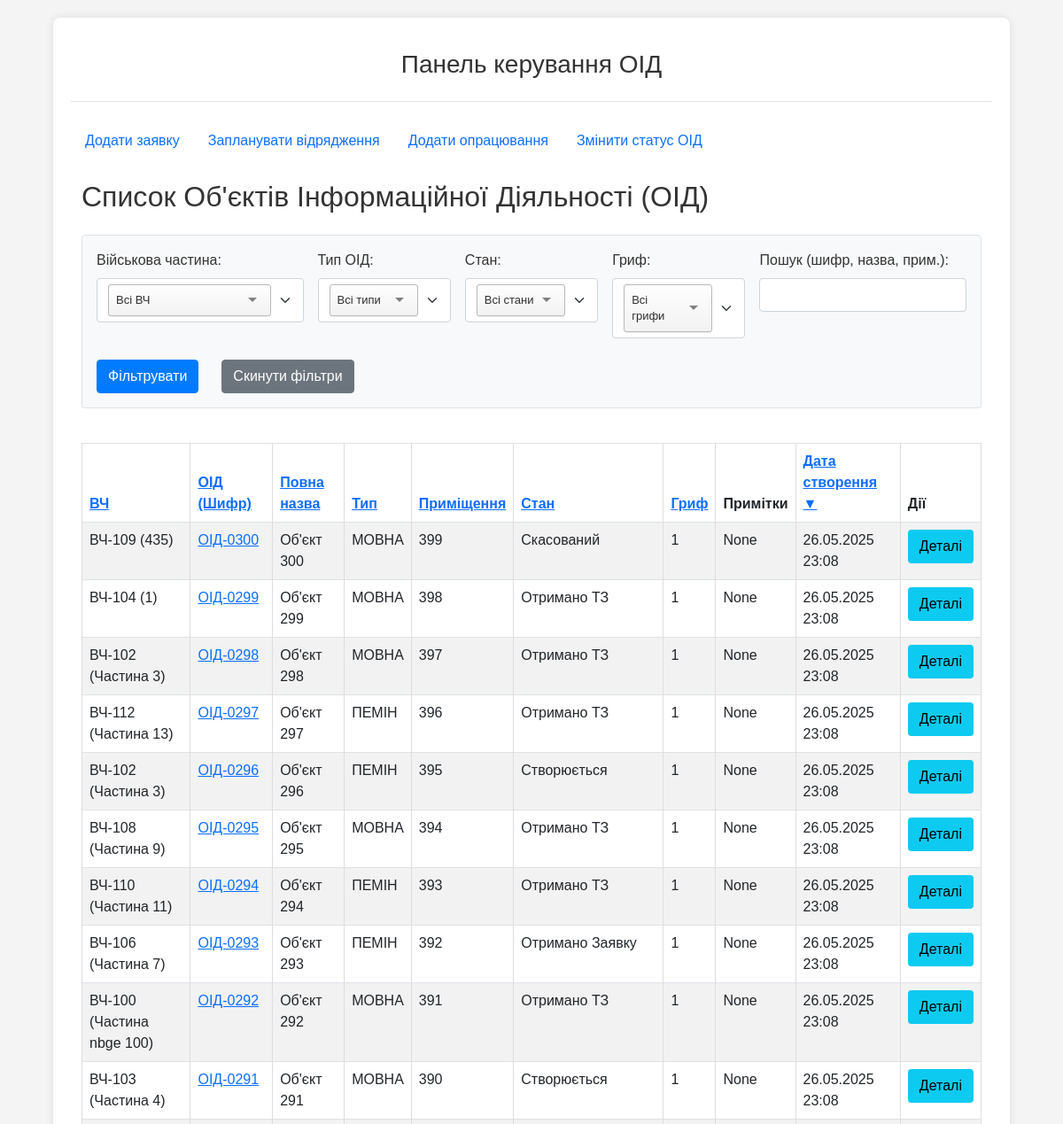
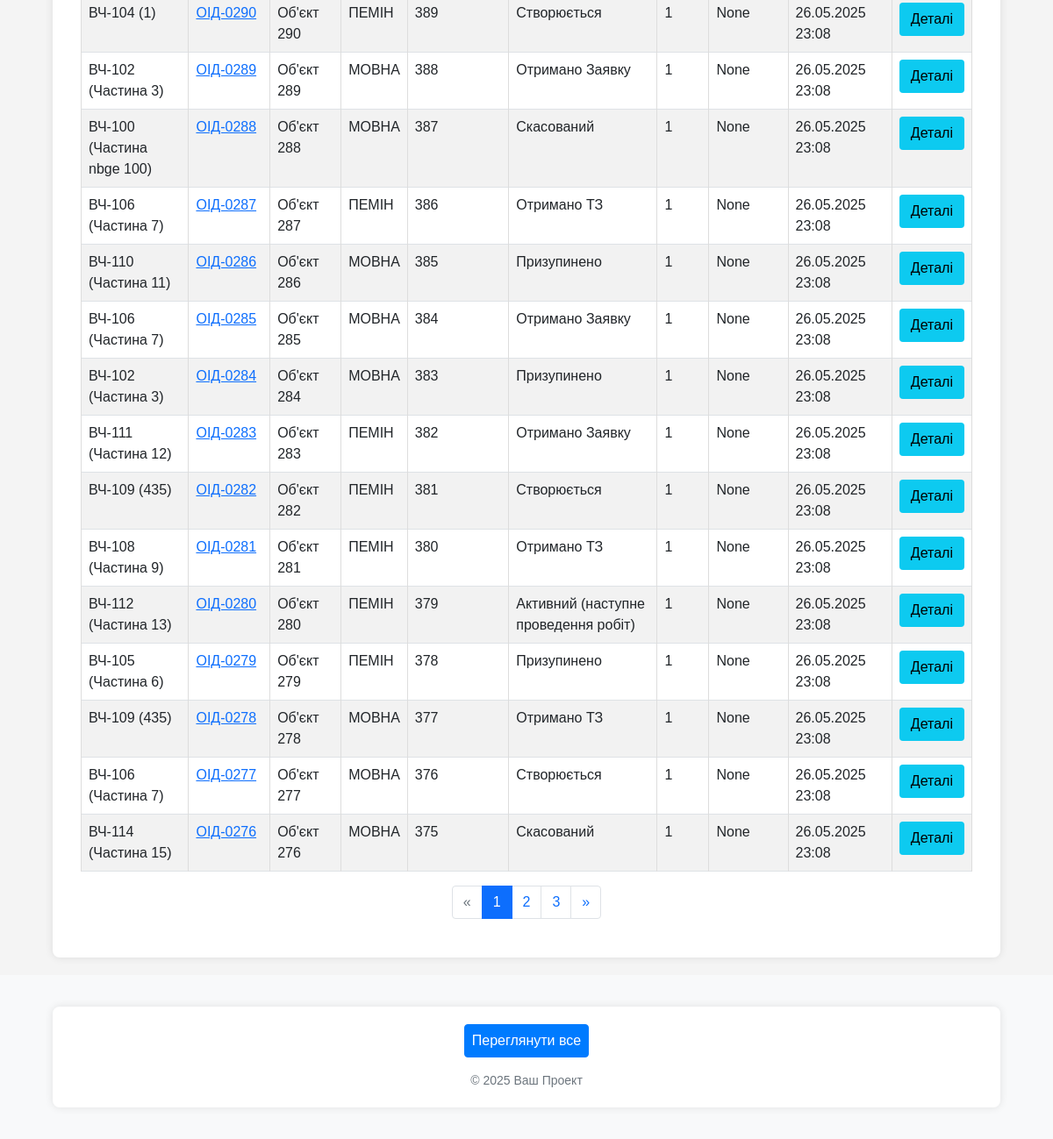
The app's page /oids/oids-list/, older data (2 pictures, top to bottom).
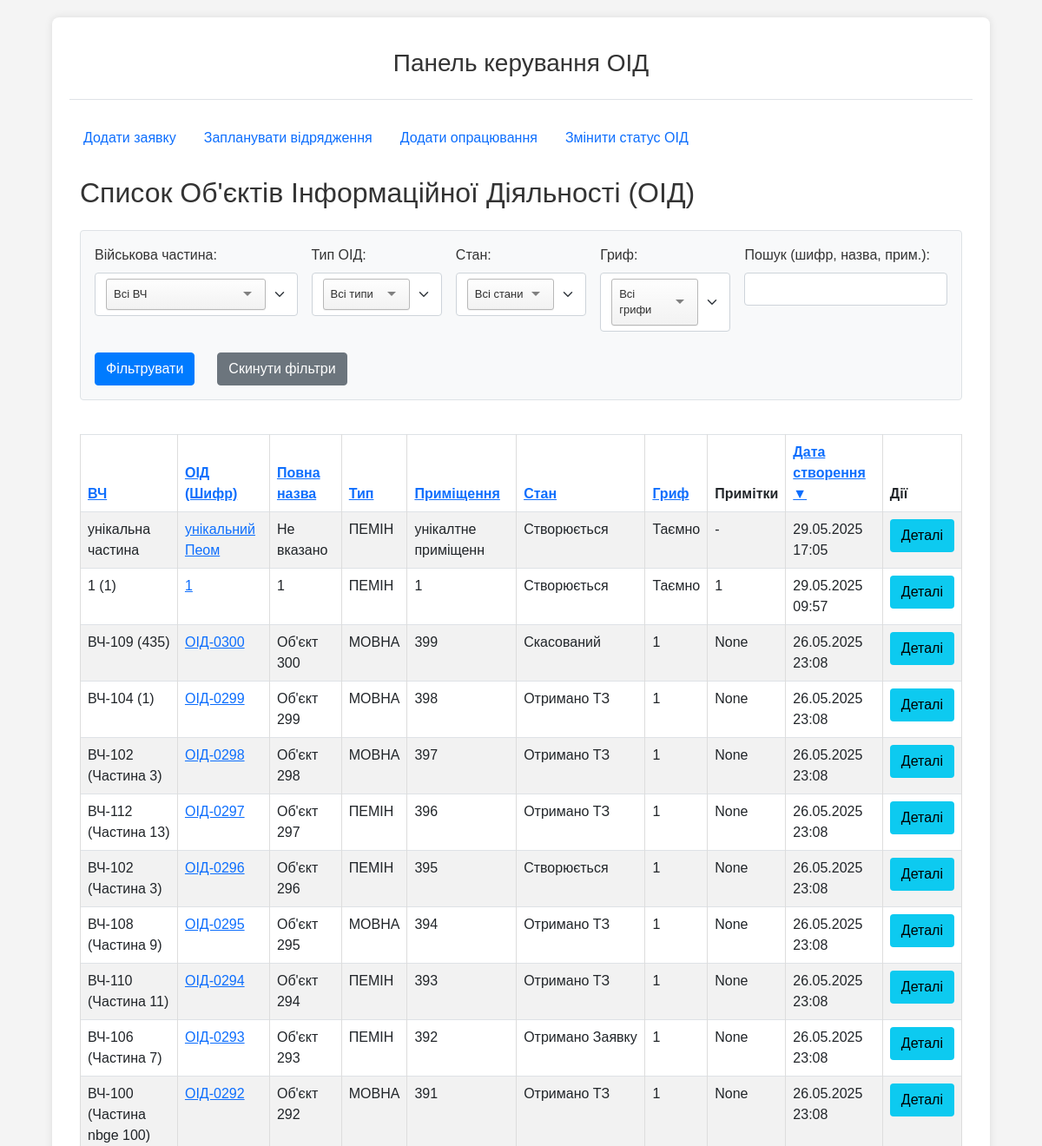
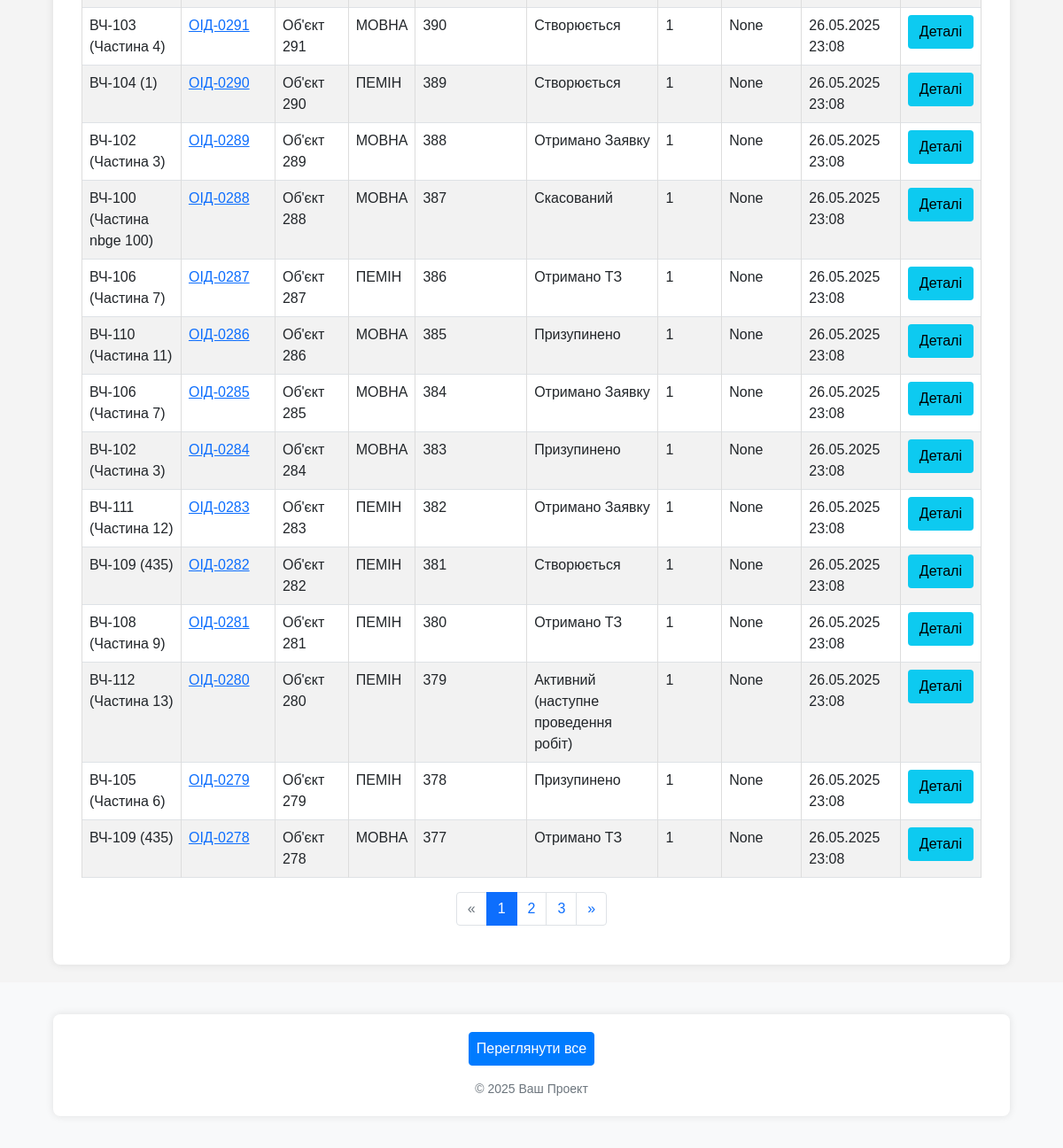
The same page, newer data (2 pictures, top to bottom).
### oids/models.py (models this page shows, shortened)
class OID(models.Model):
    unit = models.ForeignKey(
        Unit,
        on_delete=models.CASCADE,
        verbose_name="Військова частина",
        related_name='oids' # Дозволить отримати всі ОІД для частини: `unit_instance.oids.all()`
    )
    oid_type = models.CharField(max_length=10, choices=OIDTypeChoices.choices, verbose_name="Тип ОІД")
    cipher = models.CharField(max_length=100, verbose_name="Шифр ОІД", unique=True) # Додав шифр, як вказано в описі
    sec_level = models.CharField(max_length=15, choices=SecLevelChoices.choices, verbose_name="Гриф")
    full_name = models.CharField(max_length=255, verbose_name="Повна назва ОІД", blank=True, null=True) # Змінив name на full_name
    room = models.CharField(max_length=255, verbose_name="Приміщення №")
    status = models.CharField(max_length=30, choices=OIDStatusChoices.choices, default=OIDStatusChoices.NEW, verbose_name="Поточний стан ОІД")
    note = models.TextField(verbose_name="Примітка", blank=True, null=True)
    created_at = models.DateTimeField(auto_now_add=True, verbose_name="Дата створення запису")
    updated_at = models.DateTimeField(auto_now=True, verbose_name="Дата останнього оновлення")
    class Meta:
        verbose_name = "Об’єкт інформаційної діяльності (ОІД)"
        verbose_name_plural = "Об’єкти інформаційної діяльності (ОІД)"

class Unit(models.Model):
    territorial_management = models.ForeignKey(
        TerritorialManagement,
        on_delete=models.SET_NULL, # Якщо ТУ видаляється, частина може залишитися, але без прив'язки до ТУ.
        null=True,
        blank=True,
        verbose_name="Територіальне управління",
        related_name='units' # Дозволить отримати всі частини для ТУ: `tu_instance.units.all()`
    )
    code = models.CharField(max_length=50, unique=True, verbose_name="Код частини (номер)")
    name = models.CharField(max_length=255, verbose_name="Назва військової частини", blank=True, null=True) # Можливо, назва не завжди потрібна, якщо є код
    city = models.CharField(max_length=100, verbose_name="Місто розташування") # Збільшив max_length для міст
    distance_from_gu = models.PositiveIntegerField(verbose_name="Відстань від ГУ (км)", blank=True, null=True) # Змінив на PositiveIntegerField
    unit_groups = models.ManyToManyField(
        UnitGroup,
        blank=True,
        verbose_name="Групи військових частин",
        related_name='units' # Дозволить отримати всі частини для групи: `group_instance.units.all()`
    )
    note = models.TextField(verbose_name="Примітки", blank=True, null=True)
    class Meta:
        verbose_name = "Військова частина"
        verbose_name_plural = "Військові частини"

### oids/views.py (the view, shortened to what this page needs)
# urls.py: path('oids-list/', views.oid_list_view, name='list_oids'), # назва oids_list_view щоб не плутати з oid_detail_view
def oid_list_view(request):
    oid_list_queryset = OID.objects.select_related(
        'unit',  # Завантажуємо пов'язану військову частину
        'unit__territorial_management' # А також ТУ для ВЧ, якщо потрібно (наприклад, для відображення)
    )
    filter_unit_id_str = request.GET.get('filter_unit')
    filter_oid_type = request.GET.get('filter_oid_type')
    filter_status = request.GET.get('filter_status')
    filter_sec_level = request.GET.get('filter_sec_level')
    search_query = request.GET.get('search_query')
    current_filter_unit_id = None
    if filter_unit_id_str and filter_unit_id_str.isdigit():
        current_filter_unit_id = int(filter_unit_id_str)
        oid_list_queryset = oid_list_queryset.filter(unit__id=current_filter_unit_id)
    if filter_oid_type:
        oid_list_queryset = oid_list_queryset.filter(oid_type=filter_oid_type)
    if filter_status:
        oid_list_queryset = oid_list_queryset.filter(status=filter_status)
    if filter_sec_level:
        oid_list_queryset = oid_list_queryset.filter(sec_level=filter_sec_level)
    sort_by_param = request.GET.get('sort_by', '-created_at') # За замовчуванням - новіші ОІД
    sort_order_from_request = request.GET.get('sort_order', '') # 'asc' або 'desc'
    actual_sort_order_is_desc = False
    if sort_by_param.startswith('-'):
        actual_sort_order_is_desc = True
        sort_by_param_cleaned = sort_by_param[1:]
    else:
        sort_by_param_cleaned = sort_by_param
        if sort_order_from_request == 'desc':
            actual_sort_order_is_desc = True
    valid_sort_fields = {
        'unit': 'unit__code',
        'cipher': 'cipher',
        'full_name': 'full_name',
        'oid_type': 'oid_type',
        'room': 'room',
        'status': 'status',
        'sec_level': 'sec_level',
        'created_at': 'created_at' # Додаємо поле для сортування за датою створення
    }
    order_by_field_key = valid_sort_fields.get(sort_by_param_cleaned, 'created_at')
    final_order_by_field = f"-{order_by_field_key}" if actual_sort_order_is_desc else order_by_field_key
    if order_by_field_key == 'created_at':
        secondary_sort = 'cipher'
    elif order_by_field_key == 'cipher':
        secondary_sort = '-created_at'
    else:
        secondary_sort = '-created_at' # Загальне вторинне сортування
    oid_list_queryset = oid_list_queryset.order_by(final_order_by_field, secondary_sort)
    paginator = Paginator(oid_list_queryset, 25) # 25 ОІД на сторінку
    page_number = request.GET.get('page')
    page_obj = paginator.get_page(page_number)
    units_for_filter = Unit.objects.all().order_by('code')
    oid_type_choices_for_filter = OIDTypeChoices.choices
    oid_status_choices_for_filter = OIDStatusChoices.choices
    sec_level_choices_for_filter = SecLevelChoices.choices
    context = {
        'page_title': 'Список Об\'єктів Інформаційної Діяльності (ОІД)',
        'object_list': page_obj, # 'object_list' використовується у вашому шаблоні
        'page_obj': page_obj,    # для пагінації
        'units_for_filter': units_for_filter,
        'oid_type_choices_for_filter': oid_type_choices_for_filter,
        'oid_status_choices_for_filter': oid_status_choices_for_filter,
        'sec_level_choices_for_filter': sec_level_choices_for_filter,
        'current_filter_unit_id': current_filter_unit_id,
        'current_filter_oid_type': filter_oid_type,
        'current_filter_status': filter_status,
        'current_filter_sec_level': filter_sec_level,
        'current_search_query': search_query,
        'current_sort_by': sort_by_param_cleaned, # Чистий параметр сортування
        'current_sort_order_is_desc': actual_sort_order_is_desc, # Поточний напрямок desc (true/false)
    }
    return render(request, 'oids/lists/oid_list.html', context)

### oids/templates/oids/lists/oid_list.html (shortened to what this page needs)
{% extends "oids/base.html" %}
{% block content %}
<div class="container-fluid">
	<h2 class="mb-4">{{ page_title }}</h2>
	<form method="GET" action="{% url 'oids:list_oids' %}" class="mb-4 p-3 border bg-light rounded">
		<div class="row g-3">
			<div class="col-md-3">
                <label for="filter_unit" class="form-label">Військова частина:</label>
            </div>
			<div class="col-md-2">
				<label for="filter_oid_type" class="form-label">Тип ОІД:</label>
			</div>
			<div class="col-md-2">
				<label for="filter_status" class="form-label">Стан:</label>
			</div>
			<div class="col-md-2">
				<label for="filter_sec_level" class="form-label">Гриф:</label>
			</div>
			<div class="col-md-3">
				<label for="search_query_filter_oid" class="form-label">Пошук (шифр, назва, прим.):</label>
				<input type="text" name="search_query" id="search_query_filter_oid" class="form-control" value="{{ current_search_query|default:'' }}">
			</div>
		</div>
		<div class="row g-3 mt-2">
			<div class="col-md-auto">
				<button type="submit" class="btn btn-primary">Фільтрувати</button>
			</div>
			<div class="col-md-auto">
				<a href="{% url 'oids:list_oids' %}" class="btn btn-secondary">Скинути фільтри</a>
			</div>
		</div>
	</form>
	{% if object_list %}
	<div class="table-responsive">
		<table class="table table-striped table-bordered table-hover">
			<thead class="thead-dark">
				<tr>
					{% url 'oids:list_oids' as list_url %}
					{% with unit_param=current_filter_unit_id|default_if_none:""|stringformat:"s" type_param=current_filter_oid_type|default_if_none:"" status_param=current_filter_status|default_if_none:"" sec_param=current_filter_sec_level|default_if_none:"" search_param=current_search_query|default_if_none:"" %}
					{% with base_filter_params="filter_unit="|add:unit_param|add:"&filter_oid_type="|add:type_param|add:"&filter_status="|add:status_param|add:"&filter_sec_level="|add:sec_param|add:"&search_query="|add:search_param %}
					<th>
						<a href="{{ list_url }}?sort_by=unit&sort_order={% if current_sort_by == 'unit' and not current_sort_order_is_desc %}desc{% else %}asc{% endif %}&{{ base_filter_params }}">
							ВЧ {% if current_sort_by == 'unit' %}{% if current_sort_order_is_desc %}▼{% else %}▲{% endif %}{% endif %}
						</a>
					</th>
					<th>
						<a href="{{ list_url }}?sort_by=cipher&sort_order={% if current_sort_by == 'cipher' and not current_sort_order_is_desc %}desc{% else %}asc{% endif %}&{{ base_filter_params }}">
							ОІД (Шифр) {% if current_sort_by == 'cipher' %}{% if current_sort_order_is_desc %}▼{% else %}▲{% endif %}{% endif %}
						</a>
					</th>
					<th>
						<a href="{{ list_url }}?sort_by=full_name&sort_order={% if current_sort_by == 'full_name' and not current_sort_order_is_desc %}desc{% else %}asc{% endif %}&{{ base_filter_params }}">
							Повна назва {% if current_sort_by == 'full_name' %}{% if current_sort_order_is_desc %}▼{% else %}▲{% endif %}{% endif %}
						</a>
					</th>
					<th>
						<a href="{{ list_url }}?sort_by=oid_type&sort_order={% if current_sort_by == 'oid_type' and not current_sort_order_is_desc %}desc{% else %}asc{% endif %}&{{ base_filter_params }}">
							Тип {% if current_sort_by == 'oid_type' %}{% if current_sort_order_is_desc %}▼{% else %}▲{% endif %}{% endif %}
						</a>
					</th>
					<th>
						<a href="{{ list_url }}?sort_by=room&sort_order={% if current_sort_by == 'room' and not current_sort_order_is_desc %}desc{% else %}asc{% endif %}&{{ base_filter_params }}">
							Приміщення {% if current_sort_by == 'room' %}{% if current_sort_order_is_desc %}▼{% else %}▲{% endif %}{% endif %}
						</a>
					</th>
					<th>
						<a href="{{ list_url }}?sort_by=status&sort_order={% if current_sort_by == 'status' and not current_sort_order_is_desc %}desc{% else %}asc{% endif %}&{{ base_filter_params }}">
							Стан {% if current_sort_by == 'status' %}{% if current_sort_order_is_desc %}▼{% else %}▲{% endif %}{% endif %}
						</a>
					</th>
					<th>
						<a href="{{ list_url }}?sort_by=sec_level&sort_order={% if current_sort_by == 'sec_level' and not current_sort_order_is_desc %}desc{% else %}asc{% endif %}&{{ base_filter_params }}">
							Гриф {% if current_sort_by == 'sec_level' %}{% if current_sort_order_is_desc %}▼{% else %}▲{% endif %}{% endif %}
						</a>
					</th>
					<th>Примітки</th>
					<th>
						<a href="{{ list_url }}?sort_by=created_at&sort_order={% if current_sort_by == 'created_at' and not current_sort_order_is_desc %}desc{% else %}asc{% endif %}&{{ base_filter_params }}">
							Дата створення {% if current_sort_by == 'created_at' %}{% if current_sort_order_is_desc %}▼{% else %}▲{% endif %}{% endif %}
						</a>
					</th>
					<th>Дії</th>
					{% endwith %}
					{% endwith %}
				</tr>
			</thead>
			<tbody>
				{% for oid_item in object_list %}
				<tr>
					<td>
						{% if oid_item.unit %}
						{{ oid_item.unit.code }}
						{% if oid_item.unit.name %}({{ oid_item.unit.name }}){% endif %}
						{% else %}
						N/A
						{% endif %}
					</td>
					<td>
						<a href="{% url 'oids:oid_detail_view_name' oid_item.id %}">
							{{ oid_item.cipher }}
						</a>
					</td>
					<td>{{ oid_item.full_name|default_if_none:"Не вказано" }}</td>
					<td>{{ oid_item.get_oid_type_display }}</td>
					<td>{{ oid_item.room|default_if_none:"-" }}</td>
					<td>{{ oid_item.get_status_display }}</td>
					<td>{{ oid_item.get_sec_level_display }}</td>
					<td>{{ oid_item.note|truncatewords:10|default:"-" }}</td>
					<td>{{ oid_item.created_at|date:"d.m.Y H:i"|default:"-" }}</td>
					<td>
						<a href="{% url 'oids:oid_detail_view_name' oid_item.id %}" class="btn btn-sm btn-info">Деталі</a>
					</td>
				</tr>
				{% endfor %}
			</tbody>
		</table>
	</div>
	{% if page_obj %}
	{% include "../includes/pagination.html" with page_obj=page_obj sort_by=current_sort_by sort_order=current_sort_order_is_desc|yesno:"desc,asc" filter_unit=current_filter_unit_id filter_oid_type=current_filter_oid_type filter_status=current_filter_status filter_sec_level=current_filter_sec_level search_query=current_search_query %}
	{% endif %}
	{% endif %}
</div>
{% endblock %}

### oids/templates/oids/base.html (shortened to what this page needs)
{% load static %}
<!DOCTYPE html>
<html lang="uk">
<head>
	<link href="https://cdn.jsdelivr.net/npm/bootstrap@5.0.2/dist/css/bootstrap.min.css" rel="stylesheet">
	<link rel="stylesheet" href="{% static 'oids/css/tom-select.default.min.css' %}">
	<link rel="stylesheet" href="{% static 'oids/css/style.css' %}">
</head>
<body>
	<div class="container">
		<header class="header py-3 mb-4 border-bottom">
			<h1 class="h3">{% block page_title %}Панель керування ОІД{% endblock %}</h1>
		</header>
		<nav class="mb-3">
			<ul class="nav nav-pills">
				<li class="nav-item"><a href="{% url 'oids:add_work_request_view_name' %}" class="nav-link">Додати заявку</a></li>
				<li class="nav-item"><a href="{% url 'oids:plan_trip_view_name' %}" class="nav-link">Запланувати відрядження</a></li>
				<li class="nav-item"><a href="{% url 'oids:add_document_processing_view_name' %}" class="nav-link">Додати опрацювання</a></li>
				<li class="nav-item"><a href="{% url 'oids:update_oid_status' %}" class="nav-link">Змінити статус ОІД</a></li>
			</ul>
		</nav>
		<main class="content">
			{% block content %}
			{% endblock %}
		</main>
	</div>
	<footer class="footer mt-auto py-3 bg-light">
		<div class="container text-center">
			<nav class="mb-2">
				<ul class="nav justify-content-center">
					<li class="nav-item"><a href="{% url 'oids:summary_information_hub' %}" class="nav-link px-2 btn btn-primary">Переглянути все</a></li>
				</ul>
			</nav>
			<span class="text-muted">&copy; {% now "Y" %} Ваш Проект</span>
		</div>
	</footer>
</body>
</html>

### oids/templates/oids/includes/pagination.html (shortened to what this page needs)
{% if page_obj.has_other_pages %}
<nav aria-label="Page navigation">
	<ul class="pagination justify-content-center">
		{% if page_obj.has_previous %}
		<li class="page-item">
			<a class="page-link" href="?page={{ page_obj.previous_page_number }}{% if sort_by %}&sort_by={{ sort_by }}{% endif %}{% if sort_order %}&sort_order={{ sort_order }}{% endif %}{% if filter_unit %}&filter_unit={{ filter_unit }}{% endif %}{% if filter_oid_type %}&filter_oid_type={{ filter_oid_type }}{% endif %}{% if filter_status %}&filter_status={{ filter_status }}{% endif %}{% if filter_sec_level %}&filter_sec_level={{ filter_sec_level }}{% endif %}{% if search_query %}&search_query={{ search_query }}{% endif %}" aria-label="Previous">
				<span aria-hidden="true">&laquo;</span>
			</a>
		</li>
		{% else %}
		<li class="page-item disabled"><span class="page-link">&laquo;</span></li>
		{% endif %}
		{% for i in page_obj.paginator.page_range %}
		{% if page_obj.number == i %}
		<li class="page-item active" aria-current="page"><span class="page-link">{{ i }}</span></li>
		{% elif i > page_obj.number|add:'-3' and i < page_obj.number|add:'3' %} <li class="page-item"><a class="page-link" href="?page={{ i }}{% if sort_by %}&sort_by={{ sort_by }}{% endif %}{% if sort_order %}&sort_order={{ sort_order }}{% endif %}">{{ i }}</a></li>
			{% elif i == page_obj.paginator.page_range.0 or i == page_obj.paginator.page_range|last %}
			{% if forloop.counter == 2 and page_obj.number > 4 or forloop.revcounter == 2 and page_obj.number < page_obj.paginator.num_pages|add:'-3' %} <li class="page-item disabled"><span class="page-link">...</span></li>
				{% endif %}
				{% endif %}
				{% endfor %}
				{% if page_obj.has_next %}
				<li class="page-item">
					<a class="page-link" href="?page={{ page_obj.next_page_number }}{% if sort_by %}&sort_by={{ sort_by }}{% endif %}{% if sort_order %}&sort_order={{ sort_order }}{% endif %}" aria-label="Next">
						<span aria-hidden="true">&raquo;</span>
					</a>
				</li>
				{% else %}
				<li class="page-item disabled"><span class="page-link">&raquo;</span></li>
				{% endif %}
	</ul>
</nav>
{% endif %}

Row changes from the older to the newer data that the page shows:
no longer on this page (row unchanged): OID: unit.code "ВЧ-106", unit.name "Частина 7", cipher "ОІД-0277", full_name "Об'єкт 277", oid_type "МОВНА", room "376", status "Створюється", sec_level "1", note "None", created_at "26.05.2025 23:08"
no longer on this page (row unchanged): OID: unit.code "ВЧ-114", unit.name "Частина 15", cipher "ОІД-0276", full_name "Об'єкт 276", oid_type "МОВНА", room "375", status "Скасований", sec_level "1", note "None", created_at "26.05.2025 23:08"
added OID: unit.code "унікальна частина", cipher "унікальний Пеом", full_name "Не вказано", oid_type "ПЕМІН", room "унікалтне приміщенн", status "Створюється", sec_level "Таємно", note "-", created_at "29.05.2025 17:05"
added OID: unit.code "1", unit.name "1", cipher "1", full_name "1", oid_type "ПЕМІН", room "1", status "Створюється", sec_level "Таємно", note "1", created_at "29.05.2025 09:57"
